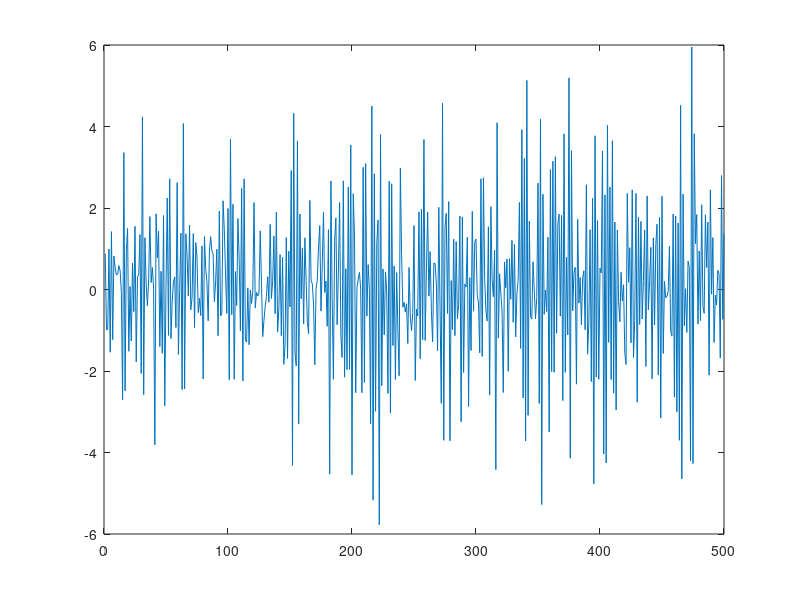

This chart was generated by the following MATLAB code: (Note: this script raises an error after producing the figure.)
% tidserie lab2
% 3.1
n = 500;
A1 = [1 -.65]; A2 = [1 .90 .78];
C = 1 ; B = [0 0 0 0 .4];
e = sqrt(1.5) * randn(n + 100, 1);
w = sqrt(2) * randn(n + 200, 1);
A3 = [1 .5]; C3 = [1 -.3 .2];
u = filter(C3 , A3, w); u = u(101: end);
y = filter(C, A1, e) + filter(B, A2, u);
u = u(101:end); y = y(101: end);

clear A1 A2 C B e  A3 C3
%plot(u)
%figure
%plot(y)
%% q1 ut = C/A * upw pre whitening
 plot(u)
my_plotter(u)
%% a simple AR(1) passed the whiteness test
A = [1 0];
model_init = idpoly(A, [], []);
model_ar = pem(u, model_init);
present(model_ar)
w = filter(model_ar.a, model_ar.c, u);
w = w(100:end);
my_plotter(w, 100);
figure
whitenessTest(w)
figure 
plot(w)

%% q2 pw p? y
ypw = filter(model_ar.a, model_ar.c, y);
ypw = ypw(100:end);

M = 40; 
stem(-M:M, crosscorr(w , ypw ,M));
title('Cross-correlation-function'), xlabel('Lag')
hold on
plot(-M:M, 2/sqrt(length(w)) * ones(1, 2*M+1) , '--' )
plot(-M:M, -2/sqrt(length(w))*ones(1, 2*M+1), '--')
hold off
%% q2 fort calc H. v is not white but almost uncorrelated
A2 = [1 0 0];
B = [0 0 0 0 1];
Mi = idpoly([1], [B], [], [], [A2]);
Mi.Structure.b.Free = [0 0 0 0 1];
zpw = iddata(ypw, w);

Mba2 = pem(zpw, Mi); 
present(Mba2)
vhat = resid(Mba2, zpw,'corr')
v = vhat.OutputData;
stem(-M:M, crosscorr(w , v ,M));
hold on
plot(-M:M, 2/sqrt(length(w)) * ones(1, 2*M+1) , '--' )
plot(-M:M, -2/sqrt(length(w))*ones(1, 2*M+1), '--')
hold off
my_plotter(v)
figure
whitenessTest(v)
%% q3  tittar p? x
x = y - filter(Mba2.b, Mba2.f, u);
x = x(100:end);
my_plotter(x)
%% x can be modeld fine by AR1 and is uncorr with u
A1 = [1 0];
model_init = idpoly(A1, [], []);
model_ar = pem(x, model_init);
present(model_ar)
x_ar = filter(model_ar.a, 1, x);
x_ar = x_ar(100:end);
my_plotter(x_ar, 100);
figure
whitenessTest(x_ar)

figure
stem(-M:M, crosscorr(u , x ,M));
hold on
plot(-M:M, 2/sqrt(length(w)) * ones(1, 2*M+1) , '--' )
plot(-M:M, -2/sqrt(length(w))*ones(1, 2*M+1), '--')
hold off
%% q4
A1 = model_ar.a;
A2 = Mba2.f;
B = Mba2.b;
C = 1;  %model_ar.c
M_i = idpoly(1 ,B, C, A1, A2);
z = iddata(y, u);
MboxJ = pem(z, M_i);
present(MboxJ)
ehat = resid(MboxJ, z);

e = ehat.OutputData;
figure
stem(-M:M, crosscorr(u , e ,M));
hold on
plot(-M:M, 2/sqrt(length(w)) * ones(1, 2*M+1) , '--' )
plot(-M:M, -2/sqrt(length(w))*ones(1, 2*M+1), '--')
hold off
my_plotter(e)
figure
whitenessTest(e)

%% 3.2 q5 hairdryer

load('tork.dat')
tork = tork - repmat(mean(tork), length(tork), 1);
u = tork(:, 2);%input
y = tork(:, 1);%output 
z = iddata(y,u);
plot(z(1:300))
%% ut = C/A * w  vi kan pw u med ar1
my_plotter(u)
A = [1 0];
model_init = idpoly(A, [], []);
model_ar = pem(u, model_init);
present(model_ar)
w = filter(model_ar.a, model_ar.c, u);
w = w(100:end);
my_plotter(w, 100);
figure
whitenessTest(w)
% figure 
% plot(w)
%% kollar p? korrelationen mellan w och epsilon
epsilon = filter(model_ar.a, model_ar.c, y);
epsilon = epsilon(100:end);

M = 40; 
stem(-M:M, crosscorr(w, epsilon, M)); %p? vilker h?ll ska den st?
title('Cross-correlation-function'), xlabel('Lag')
hold on
plot(-M:M, 2/sqrt(length(w)) * ones(1, 2*M+1) , '--' )
plot(-M:M, -2/sqrt(length(w))*ones(1, 2*M+1), '--')
hold off
%% tar fram H med f?rra cr_cor. inte white men n?stan uncorr
A2 = [1 0 0];
B = [0 0 0 1 1 1];
Mi = idpoly([1], [B], [], [], [A2]);
Mi.Structure.b.Free = [0 0 0 1 1 1 ];
zpw = iddata(epsilon, w);

Mba2 = pem(zpw, Mi); 
present(Mba2)
vhat = resid(Mba2, zpw,'corr')
v = vhat.OutputData;
figure
stem(-M:M, crosscorr(w , v ,M));
hold on
plot(-M:M, 2/sqrt(length(w)) * ones(1, 2*M+1) , '--' )
plot(-M:M, -2/sqrt(length(w))*ones(1, 2*M+1), '--')
hold off
my_plotter(v)
% figure
% whitenessTest(v)
%%  Beh?ver vi forts?tta?
x = y - filter(Mba2.b, Mba2.f, u);
x = x(100:end);
my_plotter(x)
%% vitt men korrelerade
A1 = [1 0];
model_init = idpoly(A1, [], []);
model_ar = pem(x, model_init);
present(model_ar)
x_ar = filter(model_ar.a, 1, x);
x_ar = x_ar(100:end);
my_plotter(x_ar, 100);
figure
whitenessTest(x_ar)

figure
stem(-M:M, crosscorr(u , x ,M));
hold on
plot(-M:M, 2/sqrt(length(w)) * ones(1, 2*M+1) , '--' )
plot(-M:M, -2/sqrt(length(w))*ones(1, 2*M+1), '--')
hold off
%% kanske b?ttre om vi b?rjar med ex.[1 0 0] polynom
A1 = model_ar.a;
A2 = Mba2.f;
B = Mba2.b;
C = 1;  %model_ar.c
M_i = idpoly(1 ,B, C, A1, A2);
z = iddata(y, u);
MboxJ = pem(z, M_i);
present(MboxJ)
ehat = resid(MboxJ, z);

e = ehat.OutputData;
figure
stem(-M:M, crosscorr(u , e ,M));
hold on
plot(-M:M, 2/sqrt(length(w)) * ones(1, 2*M+1) , '--' )
plot(-M:M, -2/sqrt(length(w))*ones(1, 2*M+1), '--')
hold off
my_plotter(e)
figure
whitenessTest(e)






